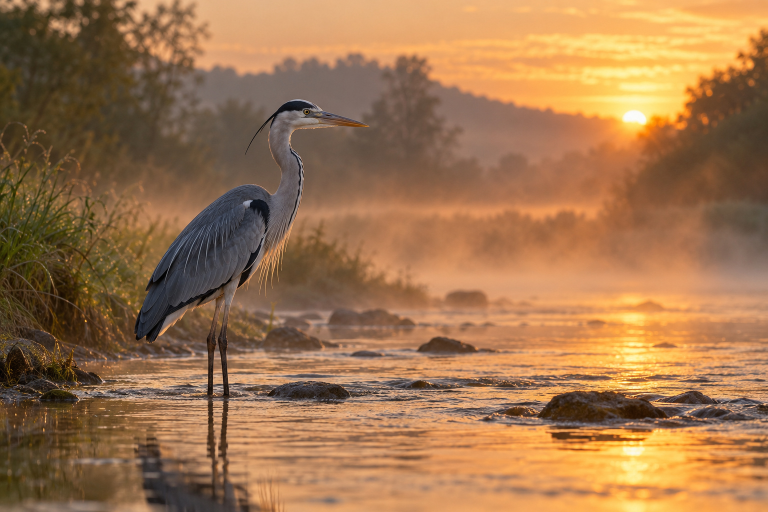
#> input picture Images/Field Notes/heron.jpg, 1536 x 1024 px (shown at 1/2 size); its folder holds 4 pictures in this run
$ python make-textbundles.py
#> lines starting #> are read from the running program, lines starting #| are printed output that depends on the picture
#!/usr/bin/env python3
"""
Writes Fixtures/textbundle/ from the images in Images/Field Notes/ and
Images/Coast/: TextBundles (folders) and TextPacks (zips) that test what
a reader of them has to get right. See Fixtures/textbundle/README.md.

    python3 scripts/make-textbundles.py

Needs macOS (`sips`, for HEIC), Pillow (for WebP) and libjxl's `cjxl` (for
JPEG XL; `brew install jpeg-xl`). The output is the same on every run: zip
entries are sorted and dated 1 Nov 2026.
"""

import io
import json
import shutil
import subprocess
import tempfile
import zipfile
from pathlib import Path

from PIL import Image

ROOT = Path(__file__).resolve().parent.parent
FIELD = ROOT / "Images" / "Field Notes"
COAST = ROOT / "Images" / "Coast"
PORTRAITS = ROOT / "Images" / "Portraits"
OUT = ROOT / "Fixtures" / "textbundle"
DATE = (2026, 11, 1, 0, 0, 0)

# ---------- Images ----------


def resized(src: Path, long_side: int) -> Image.Image:
    image = Image.open(src).convert("RGB")
    scale = long_side / max(image.size)
    size = (round(image.width * scale), round(image.height * scale))
    return image.resize(size, Image.LANCZOS)


def save_jpeg(image: Image.Image, dest: Path, quality: int = 88) -> None:
    dest.parent.mkdir(parents=True, exist_ok=True)
    image.save(dest, "JPEG", quality=quality, optimize=True)


def save_webp(image: Image.Image, dest: Path) -> None:
    dest.parent.mkdir(parents=True, exist_ok=True)
    image.save(dest, "WEBP", quality=85, method=6)


def save_heic(src: Path, dest: Path, long_side: int) -> None:
    dest.parent.mkdir(parents=True, exist_ok=True)
    subprocess.run(
        ["sips", "-s", "format", "heic", "-Z", str(long_side), str(src), "--out", str(dest)],
        check=True, capture_output=True,
    )


# [4 lines left out: function save_jxl, not called in this run]


def save_png(src: Path, dest: Path, long_side: int) -> None:
    dest.parent.mkdir(parents=True, exist_ok=True)
    resized(src, long_side).save(dest, "PNG", optimize=True)


# ---------- Bundles ----------


def write_info(bundle: Path, info: dict) -> None:
    (bundle / "info.json").write_text(json.dumps(info, indent=2, ensure_ascii=False) + "\n", encoding="utf-8")


def fresh(bundle: Path) -> Path:
    if bundle.exists():
        shutil.rmtree(bundle)
    bundle.mkdir(parents=True)
    return bundle


def entries_of(folder: Path, prefix: str) -> list[tuple[str, Path | None]]:
    """A folder's files and folders as zip entry names, sorted, folders ending in /."""
    out: list[tuple[str, Path | None]] = []
    if prefix:
        out.append((prefix, None))
    for path in sorted(folder.rglob("*")):
        name = prefix + path.relative_to(folder).as_posix()
        out.append((name + "/", None) if path.is_dir() else (name, path))
    return out


def write_zip(dest: Path, entries: list[tuple[str, Path | bytes | None]]) -> None:
    """Writes entries as given (names kept exactly, `../` and all), dated DATE."""
    if dest.exists():
        dest.unlink()
    with zipfile.ZipFile(dest, "w") as zf:
        for name, source in entries:
            info = zipfile.ZipInfo(name, date_time=DATE)
            info.filename = name  # ZipInfo can tidy a name; these are meant as written
            info.external_attr = (0o40755 << 16) | 0x10 if name.endswith("/") else 0o100644 << 16
            if source is None:
                zf.writestr(info, b"")
                continue
            data = source if isinstance(source, bytes) else source.read_bytes()
            # Images are already compressed: stored, as most apps do.
            info.compress_type = zipfile.ZIP_STORED if name.lower().endswith((".jpg", ".png", ".heic", ".webp", ".jxl")) else zipfile.ZIP_DEFLATED
            zf.writestr(info, data)


def pack(bundle: Path, dest: Path, inside_folder: bool = True) -> None:
    """A TextPack of a bundle: the spec's form has the bundle's folder inside the zip."""
    prefix = bundle.name + "/" if inside_folder else ""
    write_zip(dest, entries_of(bundle, prefix))


# ---------- Texts ----------

JPEG_XL = """\
# JPEG XL

Each image below is a JPEG XL file (`.jxl`), made by libjxl's own encoder. A reader that shows JPEG XL shows all four photos; one that doesn't shows their alt text.

## A JPEG, repacked losslessly

The same JPEG, about 15% smaller here (443 KB from 519 KB), and the identical JPEG can be had back from it (`djxl`). This is what keeping a workspace's images small would do.

![Beach huts in a row, repacked from a JPEG](assets/beach-huts.jxl)

## Lossy

Encoded from the photo at distance 1.5: smaller again, and not the same pixels.

![Chalk cliffs above the sea, lossy JPEG XL](assets/cliffs.jxl)

## Lossless, from a PNG

Every pixel of the PNG kept.

![A portrait, lossless JPEG XL from a PNG](assets/portrait-lossless.jxl)

## In HTML

The same repacked JPEG, by an `<img>`:

<img src="assets/beach-huts.jxl" alt="Beach huts by an HTML image" width="240">

## Cut short

The lossy photo's first third, as if it stopped downloading. Apple's decoder shows the image at its full size, blank where the data is missing (dark on a dark page), as a browser shows a part-loaded image.

![Chalk cliffs, cut short](assets/cut-short.jxl)

## Not JPEG XL

A text file named `.jxl`: nothing can decode it, so a reader shows the alt text.

![This file isn't really JPEG XL](assets/not-jpeg-xl.jxl)
"""

FIELD_NOTES = """\
# Field Notes: the river walk

*Saturday, early.* Out of the door before six, with the mist still lying on the water meadows. The path follows the river for the first two miles, then climbs to the wall and the stile.

![A grey heron standing in the shallows at dawn](assets/heron.webp)

The heron was there again, in the same shallows below the weir, as still as a post. It let me get within twenty yards before it lifted off, legs trailing, and settled again further down.

## Along the bank

- Ferns just unfurling under the alders, the fronds still tight as fists.
- Meadowsweet not out yet. Another fortnight, perhaps.
- A kingfisher, a flash of blue, gone before I could look properly.

![An unfurling fern frond](assets/fern.heic)

![A kingfisher on a branch](assets/kingfisher.jpg)

## The wall

The dry-stone wall by the stile is more moss than stone now. Someone has rebuilt the top course since last year: the new stones are paler and have nothing growing on them yet.

![Moss on the wall by the stile](<assets/Café wall.jpg>)

| Mile | Where | Time |
|---:|---|---|
| 0 | Front door | 05:50 |
| 2 | Weir | 06:35 |
| 3 | Stile and wall | 07:05 |
| 5 | Bridge, and home | 08:10 |

## The route

I drew the route when I got back, so I can find the far bridge again.

<img src="assets/sketches/walk-map.png" alt="A pencil map of the walk: the river, the bridge and the hill" width="480">

- [x] Weir
- [x] Stile
- [ ] The far bridge (next time)

> Notes to self: start earlier, bring the long lens, and look for the kingfisher below the bridge, not above it.

The heron again, on the way home, as if it hadn't moved all morning:

![The heron again](assets/heron.webp)
"""

CLIPPED_ARTICLE = """\
# The Last Keepers

![A white lighthouse on a rocky headland at dusk](assets/lighthouse-dusk.jpg)

For more than a century, the light on the headland was kept by hand. Three keepers lived in the cottages below it, taking the night in watches: trimming the wick, winding the clockwork that turned the lens, and writing up the log at the end of each watch.

The last of them left in the spring of the year the light was automated. The lens still turns, but nobody climbs the hundred and twelve steps at dusk any more.

## A night's watch

The first watch began at sunset. The keeper lit the lamp, started the clockwork, and checked the light from the gallery before settling in the watch room with the log. Every two hours the weights had to be wound back up, and every hour the weather was written down: the wind, the sea, and how far the light could be seen.

## What is left

The cottages are holiday lets now. The log books went to the county archive, where anyone can read them: page after page of wind directions, the odd ship's name, and once, in pencil in the margin, *saw the whales again tonight*.
"""

PLAIN_NOTES = """\
Things to take on the coast walk

- waterproof
- flask
- the map (the folded one, not the book)
- binoculars
- something for the rock pools: a net, a bucket

Tide times for Saturday: low at 11:40, high at 17:55.
Bus back from the harbour at 18:20, the last one.
"""

NO_INFO = """\
# No info.json

This bundle has its text and nothing else: no `info.json`, which the spec asks for. A reader should still open it, as Markdown.
"""

UNSAFE = """\
# A pack with unsafe names

Besides this text, the pack holds entries named `../escape.png` and `/abs.png`. A reader must never write them outside the folder it unpacks into.
"""

TRAVEL = [
    ("Monday", "harbour", "We arrived on the evening train and walked straight down to the harbour. High tide, every boat afloat, and the light on the end of the pier just coming on."),
    ("Tuesday", "cliffs", "The coast path west, along the top of the cliffs. Hard going in places, and a long way down."),
    ("Tuesday", "beach-huts", "Down to the cove for lunch, past the beach huts. Somebody has painted theirs a different colour every year we've been."),
    ("Wednesday", "fishing-boats", "The boats were pulled up on the shingle this morning, nets drying, too rough to go out."),
    ("Wednesday", "market-stall", "Market day. Mackerel, crab and the first strawberries."),
    ("Thursday", "cafe-table", "Rain. The café on the corner, the window seat, and the best pastry in the town."),
    ("Thursday", "train-window", "The little branch line along the coast and back, for the view."),
    ("Friday", "rock-pools", "Low tide just before noon. Anemones, a shore crab the size of a saucer, and periwinkles everywhere."),
    ("Friday", "cottage-lane", "Back up through the town by the steep lane. Every cottage has a different door."),
    ("Friday", "sunset", "Sunset from the harbour wall, chips on our knees."),
    ("Saturday", "bookshop", "The bookshop by the steps: an hour in there and a bag of second-hand paperbacks."),
    ("Saturday", "lighthouse-night", "Last night. The lighthouse beam going round over the water as we walked back."),
]


# [11 lines left out: function travel_text, not called in this run]


# ---------- The fixtures ----------


def field_notes(bundle: Path) -> None:
    fresh(bundle)
    (bundle / "text.md").write_text(FIELD_NOTES, encoding="utf-8")
    write_info(bundle, {
        "version": 2,
        "type": "net.daringfireball.markdown",
        "transient": False,
        "creatorIdentifier": "com.example.fieldnotes",
        # Another app's own keys: a reader saving the bundle keeps them.
        "com.example.fieldnotes": {"pinned": True, "tags": ["walks", "birds"], "colour": "moss"},
    })
    assets = bundle / "assets"
    save_webp(resized(FIELD / "heron.jpg", 1200), assets / "heron.webp")
#> in resized, image is the input picture: PIL image 1536x1024 RGB; mean R, G, B 158.9, 116.6, 77.9
#> in resized, `return image.resize(size, Image.LANCZOS)`:
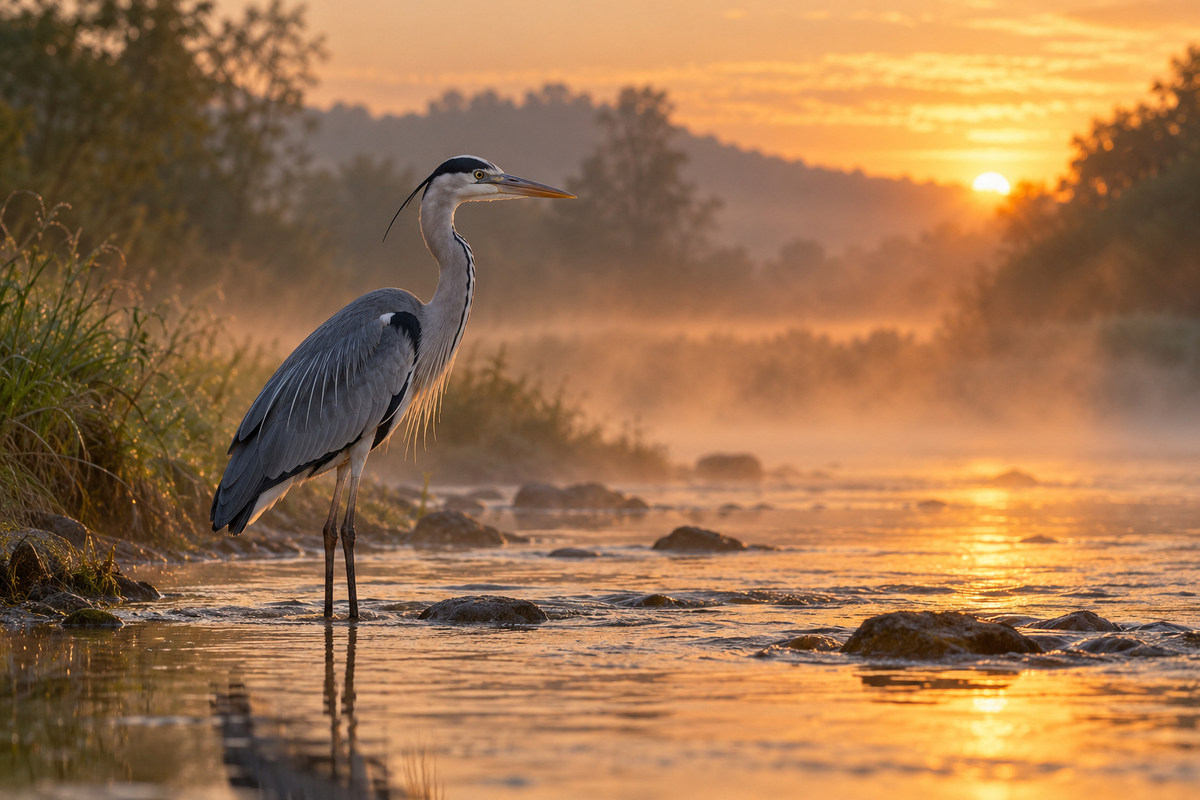
#> returned value: PIL image 1200x800 RGB; mean R, G, B 158.9, 116.6, 77.9
    save_heic(FIELD / "fern.jpg", assets / "fern.heic", 1000)
    save_jpeg(resized(FIELD / "stone-wall.jpg", 1200), assets / "Café wall.jpg")
#> call 2 of resized, with long_side = 1200
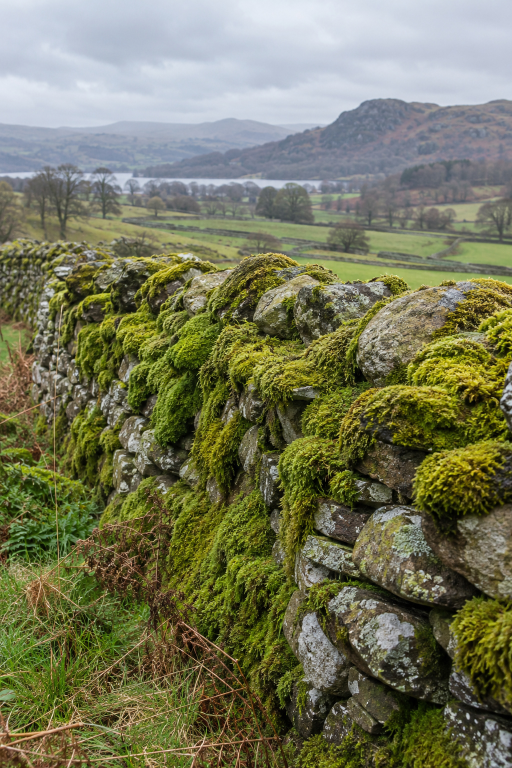
#> input picture Images/Field Notes/stone-wall.jpg, 1024 x 1536 px (shown at 1/2 size)
#> in resized, image is the input picture: PIL image 1024x1536 RGB; mean R, G, B 117, 118.8, 89
#> in resized (call 2), `return image.resize(size, Image.LANCZOS)`:
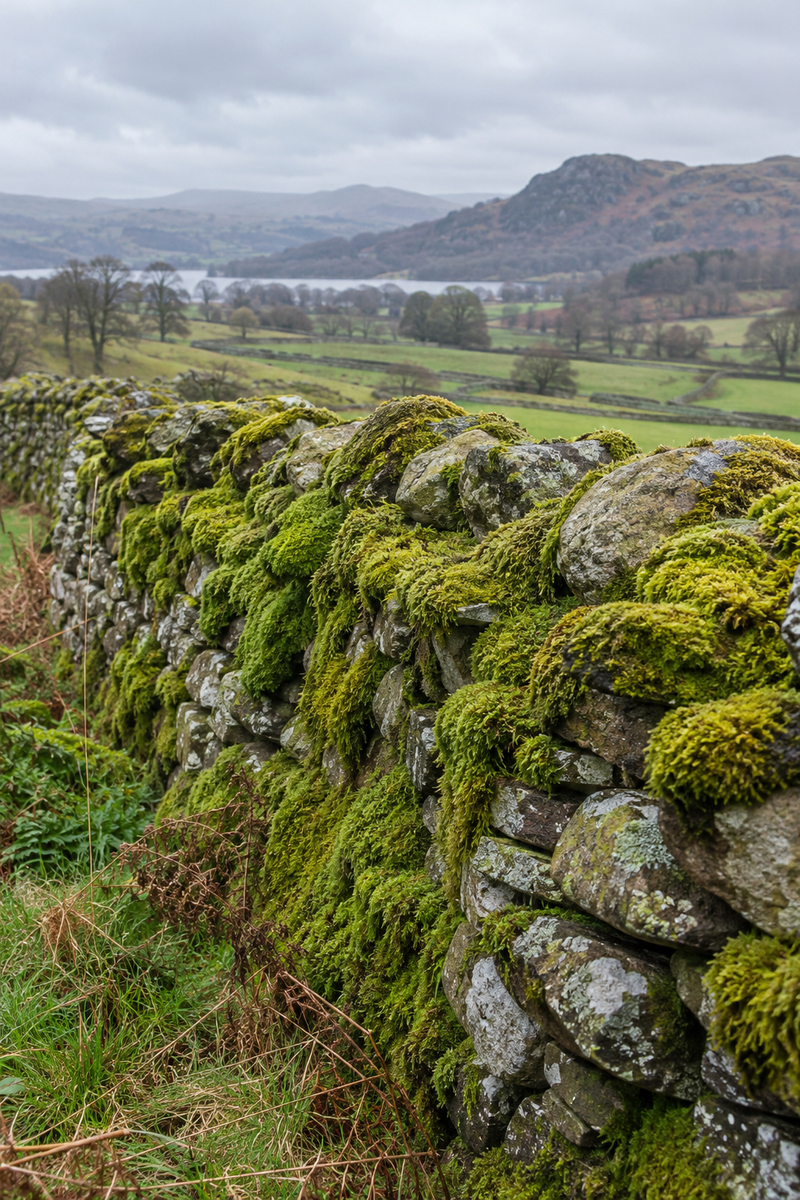
#> returned value: PIL image 800x1200 RGB; mean R, G, B 117, 118.8, 89
    save_png(FIELD / "walk-map.png", assets / "sketches" / "walk-map.png", 1200)
#> call 3 of resized, with long_side = 1200
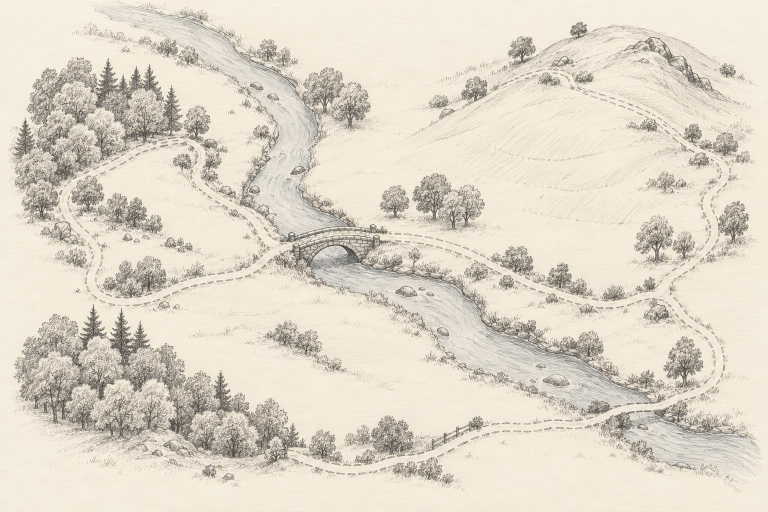
#> input picture Images/Field Notes/walk-map.png, 1536 x 1024 px (shown at 1/2 size)
#> in resized, image is the input picture: PIL image 1536x1024 RGB; mean R, G, B 223.3, 214.9, 200.4
#> in resized (call 3), `return image.resize(size, Image.LANCZOS)`:
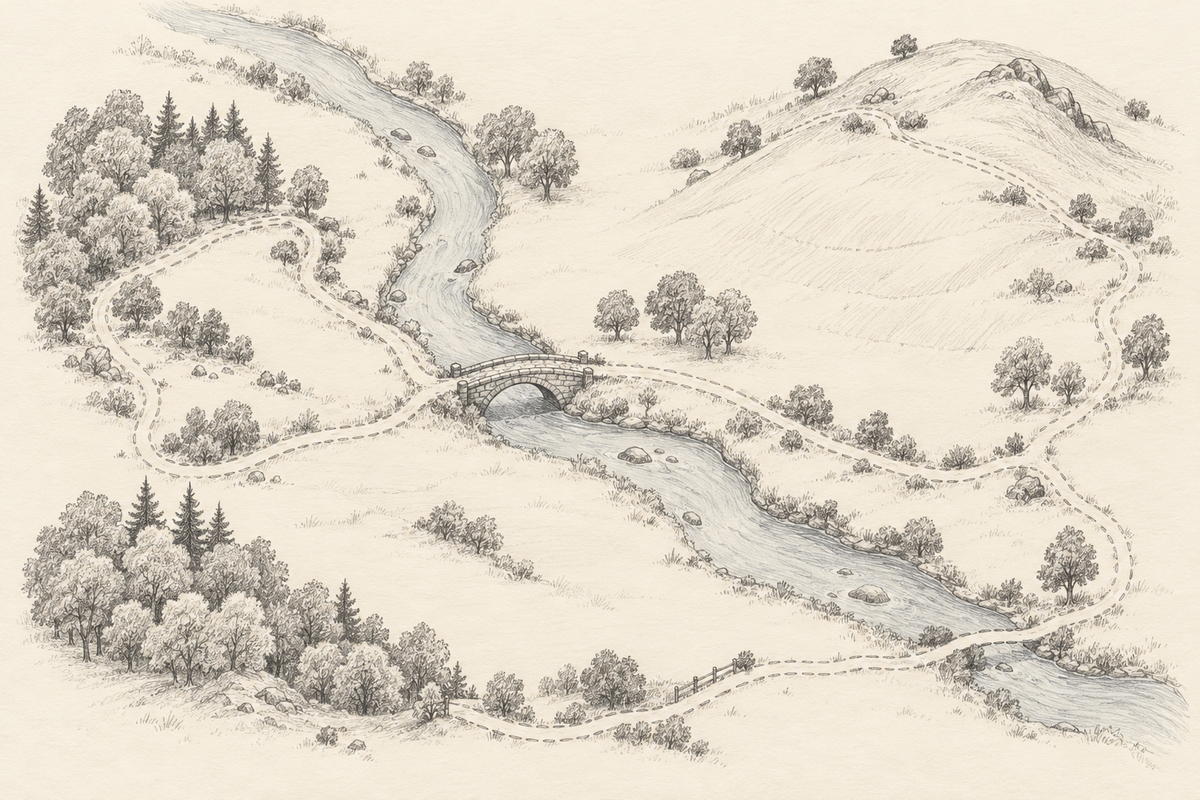
#> returned value: PIL image 1200x800 RGB; mean R, G, B 223.3, 214.9, 200.4
    # In the bundle, but not in the text.
    save_jpeg(resized(FIELD / "stone-wall.jpg", 400), assets / "unused.jpg")
#> call 4 of resized, with long_side = 400
#> in resized (call 4), `return image.resize(size, Image.LANCZOS)`:
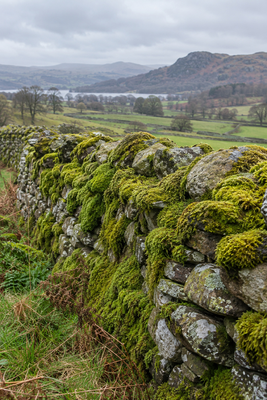
#> returned value: PIL image 267x400 RGB; mean R, G, B 117, 118.8, 89


def main() -> None:
    OUT.mkdir(parents=True, exist_ok=True)

    notes = OUT / "Field Notes.textbundle"
    field_notes(notes)
    pack(notes, OUT / "Field Notes.textpack")
    pack(notes, OUT / "Flat.textpack", inside_folder=False)
    # As the Finder's Compress writes one: the folder, plus a __MACOSX/ folder
    # of AppleDouble files (`._name`) beside it.
    apple_double = b"\x00\x05\x16\x07\x00\x02\x00\x00Mac OS X        " + bytes(10)
    finder = entries_of(notes, notes.name + "/")
    finder += [("__MACOSX/", None), (f"__MACOSX/{notes.name}/", None),
               (f"__MACOSX/{notes.name}/._text.md", apple_double), (f"__MACOSX/{notes.name}/._info.json", apple_double)]
    write_zip(OUT / "Finder.textpack", finder)

    article = fresh(OUT / "Clipped Article.textbundle")
    (article / "text.md").write_text(CLIPPED_ARTICLE, encoding="utf-8")
    write_info(article, {
        "version": 2,
        "type": "net.daringfireball.markdown",
        "creatorIdentifier": "com.example.clipper",
        "sourceURL": "https://example.com/articles/the-last-keepers",
    })
    save_jpeg(resized(COAST / "lighthouse-dusk.jpg", 1600), article / "assets" / "lighthouse-dusk.jpg")

    plain = fresh(OUT / "Plain Notes.textbundle")
    (plain / "text.txt").write_text(PLAIN_NOTES, encoding="utf-8")
    write_info(plain, {"version": 2, "type": "public.plain-text", "creatorIdentifier": "com.example.notes"})

    no_info = fresh(OUT / "No Info.textbundle")
    (no_info / "text.md").write_text(NO_INFO, encoding="utf-8")

    broken = OUT / "Broken.textpack"
    broken.write_bytes(b"This is not a zip file, whatever its name says.\n")

    tiny = io.BytesIO()
    Image.new("RGB", (8, 8), (200, 40, 40)).save(tiny, "PNG")
    write_zip(OUT / "Unsafe.textpack", [
        ("Unsafe.textbundle/", None),
        ("Unsafe.textbundle/info.json", json.dumps({"version": 2, "type": "net.daringfireball.markdown"}, indent=2).encode() + b"\n"),
        ("Unsafe.textbundle/text.md", UNSAFE.encode()),
        ("Unsafe.textbundle/assets/", None),
        ("../escape.png", tiny.getvalue()),
        ("/abs.png", tiny.getvalue()),
    ])

    # JPEG XL: a JPEG repacked losslessly, a lossy one, a lossless one from a
    # PNG, one cut short, and a file that isn't JPEG XL at all. Built in a temporary folder: only the pack is kept.
    with tempfile.TemporaryDirectory() as tmp:
        jxl = Path(tmp) / "JPEG XL.textbundle"
        jxl.mkdir()
        (jxl / "text.md").write_text(JPEG_XL, encoding="utf-8")
        write_info(jxl, {"version": 2, "type": "net.daringfireball.markdown", "creatorIdentifier": "com.example.notes"})
        huts = Path(tmp) / "beach-huts.jpg"
        save_jpeg(resized(COAST / "beach-huts.jpg", 1600), huts)
        save_jxl(huts, jxl / "assets" / "beach-huts.jxl")
        cliffs = Path(tmp) / "cliffs.png"
        resized(COAST / "cliffs.jpg", 1600).save(cliffs, "PNG")
        save_jxl(cliffs, jxl / "assets" / "cliffs.jxl", "-d", "1.5")
        portrait = Path(tmp) / "portrait.png"
        save_png(PORTRAITS / "portrait-05-B.png", portrait, 900)
        save_jxl(portrait, jxl / "assets" / "portrait-lossless.jxl", "-d", "0")
        whole = (jxl / "assets" / "cliffs.jxl").read_bytes()
        (jxl / "assets" / "cut-short.jxl").write_bytes(whole[: len(whole) // 3])
        (jxl / "assets" / "not-jpeg-xl.jxl").write_bytes(b"This is not a JPEG XL file, whatever its name says.\n")
        pack(jxl, OUT / "JPEG XL.textpack")

    # Large: twelve photos enlarged to 3,072 px on the long side, for timing
    # opening and unzipping. Built in a temporary folder: only the pack is kept.
    with tempfile.TemporaryDirectory() as tmp:
        journal = Path(tmp) / "Travel Journal.textbundle"
        journal.mkdir()
        (journal / "text.md").write_text(travel_text(), encoding="utf-8")
        write_info(journal, {"version": 2, "type": "net.daringfireball.markdown", "creatorIdentifier": "com.example.journal"})
        for _, image, _ in TRAVEL:
            save_jpeg(resized(COAST / f"{image}.jpg", 3072), journal / "assets" / f"{image}.jpg", quality=92)
        pack(journal, OUT / "Travel Journal.textpack")


if __name__ == "__main__":
#> (the run stopped early here; a loop or call above may not have finished)
